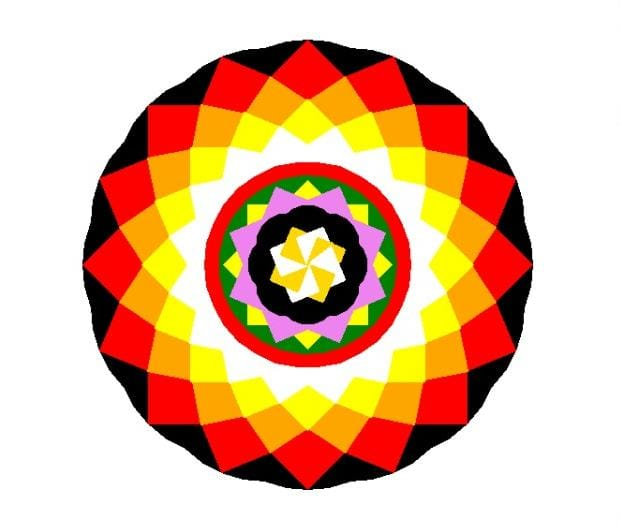

Write the Python code that produced this figure.
import turtle
t = turtle.Turtle()
t.speed(speed=0)
t.color('black')
t.fillcolor('black')
t.begin_fill()
for _ in range(16):
    t.left(22.5)
    t.circle(120)
t.end_fill()
t.color('red')
t.fillcolor('red')
t.begin_fill()
for _ in range(16):
    t.left(22.5)
    t.fd(170)
    t.left(90)
    t.fd(170)
    t.left(90)
    t.fd(170)
    t.left(90)
    t.fd(170)
t.end_fill()
t.left(11.25)
t.color('orange')
t.fillcolor('orange')
t.begin_fill()
for _ in range(16):
    t.left(22.5)
    t.fd(145)
    t.left(90)
    t.fd(145)
    t.left(90)
    t.fd(145)
    t.left(90)
    t.fd(145)
t.end_fill()
t.right(11.25)
t.color('yellow')
t.fillcolor('yellow')
t.begin_fill()
for _ in range(16):
    t.left(22.5)
    t.fd(125)
    t.left(90)
    t.fd(125)
    t.left(90)
    t.fd(125)
    t.left(90)
    t.fd(125)
t.end_fill()
t.left(11.25)
t.color('white')
t.fillcolor('white')
t.begin_fill()
for _ in range(16):
    t.left(22.5)
    t.fd(107)
    t.left(90)
    t.fd(107)
    t.left(90)
    t.fd(107)
    t.left(90)
    t.fd(107)
t.end_fill()
t.right(11.25)
t.penup()
t.fd(110)
t.pendown()
t.left(90)
t.color('red')
t.fillcolor('red')
t.begin_fill()
t.circle(110)
t.end_fill()
t.penup()
t.left(90)
t.fd(15)
t.right(90)
t.pendown()
t.color('green')
t.fillcolor('green')
t.begin_fill()
t.circle(95)
t.end_fill()
t.color('white')
t.left(90)
t.penup()
t.fd(95)
t.pendown()
t.left(180)
t.color('yellow')
t.fillcolor('yellow')
t.begin_fill()
for _ in range(8):
    t.left(45)
    t.fd(63.63)
    t.left(90)
    t.fd(63.63)
    t.left(90)
    t.fd(63.63)
    t.left(90)
    t.fd(63.63)
t.end_fill()
t.left(22.5)
t.color('violet')
t.fillcolor('violet')
t.begin_fill()
for _ in range(8):
    t.left(45)
    t.fd(63.63)
    t.left(90)
    t.fd(63.63)
    t.left(90)
    t.fd(63.63)
    t.left(90)
    t.fd(63.63)
t.end_fill()
t.left(22.5)
t.left(180)
t.color('black')
t.fillcolor('black')
t.begin_fill()
for _ in range(8):
    t.left(45)
    t.circle(32)
t.end_fill()
t.left(22.5)
t.width(3)
for i in range(8):
    if i%2==0:
        t.color('white')
        t.fillcolor('white')
        t.begin_fill()
        t.left(45)
        t.fd(30)
        t.left(90)
        t.fd(30)
        t.left(90)
        t.fd(30)
        t.left(90)
        t.fd(30)
        t.end_fill()
    else:
        if i==7:
                t.color('gold')
                t.fillcolor('gold')
                t.begin_fill()
                t.left(135)
                t.fd(30)
                t.right(90)
                t.fd(30)
                t.right(90)
                t.fd(14)
                t.right(135)
                t.fd(21.21)
                t.left(104)
                t.fd(30)
                t.end_fill()
        else:
            t.color('gold')
            t.fillcolor('gold')
            t.begin_fill()
            t.left(45)
            t.fd(30)
            t.left(90)
            t.fd(30)
            t.left(90)
            t.fd(30)
            t.left(90)
            t.fd(30)
            t.end_fill()
t.color('black')
t.hideturtle()
